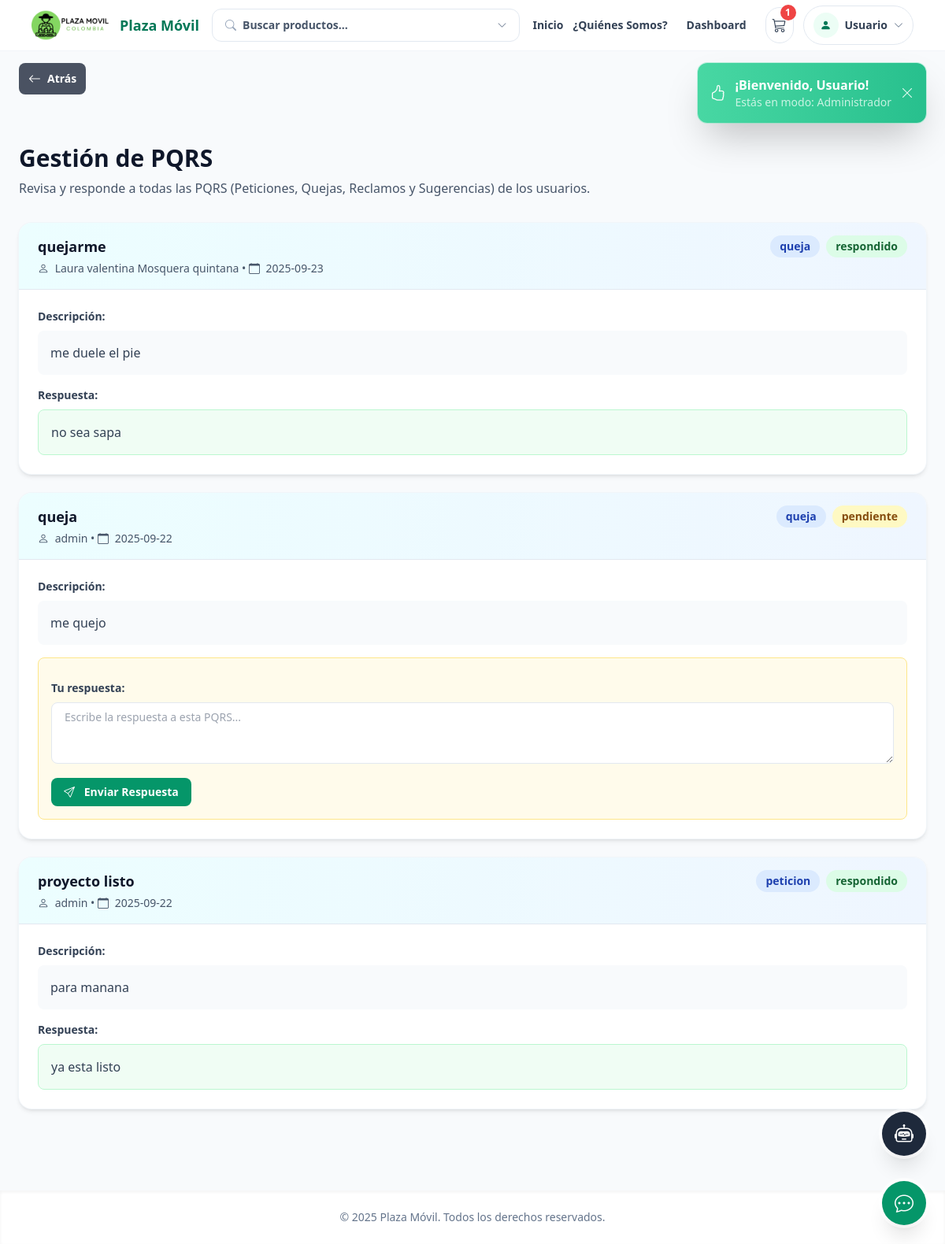
The app's page /view/admin_pqrs.php (signed in), older data.
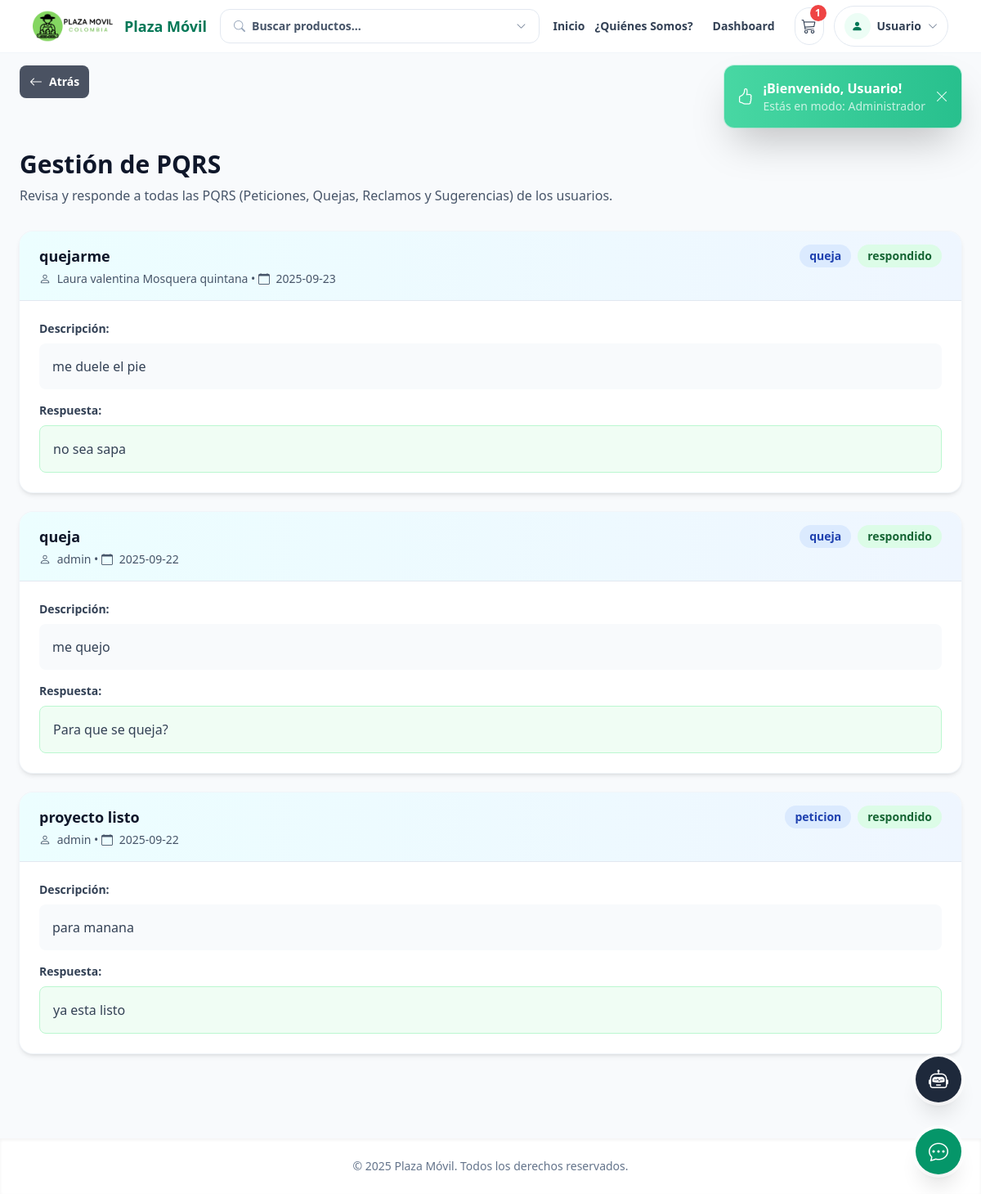
The same page, newer data.
### tables this page shows
CREATE TABLE `pqrs` (
  `id_pqrs` int(11) NOT NULL,
  `id_usuario` int(10) DEFAULT NULL,
  `tipo` varchar(20) DEFAULT NULL,
  `asunto` varchar(150) DEFAULT NULL,
  `descripcion` varchar(250) DEFAULT NULL,
  `fecha` date DEFAULT NULL,
  `estado` varchar(20) DEFAULT NULL,
  `respuesta` varchar(250) DEFAULT NULL,
  `fecha_respuesta` date DEFAULT NULL,
  `adjunto` varchar(250) DEFAULT NULL
);

CREATE TABLE `usuarios` (
  `id_usuario` int(11) NOT NULL,
  `nombre_completo` varchar(50) DEFAULT NULL,
  `email` varchar(50) DEFAULT NULL,
  `telefono` varchar(20) DEFAULT NULL,
  `id_rol` int(2) DEFAULT NULL,
  `numero_documento` varchar(50) DEFAULT NULL,
  `username` varchar(50) DEFAULT NULL,
  `password` varchar(255) DEFAULT NULL,
  `tipo_documento` varchar(50) DEFAULT NULL,
  `fecha_nacimiento` varchar(50) DEFAULT NULL,
  `Foto` varchar(250) DEFAULT NULL
);

### model/pqrs_model.php (called while the page is built, shortened)
<?php
require_once '../config/database.php';
class PQRSModel {
    public static function obtenerTodas() {
        global $pdo;
        $stmt = $pdo->query("SELECT pqrs.*, u.nombre_completo FROM pqrs JOIN usuarios u ON pqrs.id_usuario = u.id_usuario ORDER BY fecha DESC");
        return $stmt->fetchAll(PDO::FETCH_ASSOC);
    }
}
?>

### view/admin_pqrs.php (the view, shortened to what the changed rows need)
<?php
require_once '../model/pqrs_model.php';
$pqrs = PQRSModel::obtenerTodas();
?>
<!DOCTYPE html>
<html lang="es">
<head>
    <script src="https://cdn.tailwindcss.com"></script>
    <link rel="stylesheet" href="https://cdn.jsdelivr.net/npm/bootstrap-icons@1.11.3/font/bootstrap-icons.min.css">
</head>
<body class="bg-slate-50 text-slate-900">
    <?php include '../navbar.php'; ?>
    <div class="mx-auto max-w-7xl px-6 py-12">
        <div class="mb-8">
            <h1 class="text-3xl font-bold text-slate-900 mb-2">Gestión de PQRS</h1>
        </div>
        <?php if (empty($pqrs)): ?>
            <div class="rounded-2xl bg-white shadow-lg ring-1 ring-slate-100 p-8 text-center">
                <i class="bi bi-inbox text-6xl text-slate-300 mb-4 block"></i>
                <p class="text-lg text-slate-600">No hay PQRS registradas en el sistema.</p>
            </div>
        <?php else: ?>
            <div class="space-y-6">
                <?php foreach ($pqrs as $item): ?>
                    <div class="rounded-2xl bg-white shadow-md ring-1 ring-slate-100 overflow-hidden">
                        <div class="bg-gradient-to-r from-cyan-50 to-blue-50 px-6 py-4 border-b border-slate-200">
                            <div class="flex items-start justify-between gap-4">
                                <div class="flex-1">
                                    <h3 class="text-lg font-bold text-slate-900"><?= htmlspecialchars($item['asunto']); ?></h3>
                                    <p class="text-sm text-slate-600 mt-1">
                                        <i class="bi bi-person me-1"></i> <?= htmlspecialchars($item['nombre_completo']); ?> •
                                        <i class="bi bi-calendar me-1"></i> <?= htmlspecialchars($item['fecha']); ?>
                                    </p>
                                </div>
                                <div class="flex gap-2">
                                    <span class="inline-block px-3 py-1 rounded-full text-sm font-semibold bg-blue-100 text-blue-800">
                                        <?= htmlspecialchars($item['tipo']); ?>
                                    </span>
                                    <span class="inline-block px-3 py-1 rounded-full text-sm font-semibold <?= $item['estado'] === 'respondido' ? 'bg-green-100 text-green-800' : 'bg-yellow-100 text-yellow-800'; ?>">
                                        <?= htmlspecialchars($item['estado']); ?>
                                    </span>
                                </div>
                            </div>
                        </div>
                        <div class="p-6 space-y-4">
                            <div>
                                <p class="text-sm font-semibold text-slate-700 mb-2">Descripción:</p>
                                <p class="text-slate-700 bg-slate-50 rounded-lg p-4"><?= htmlspecialchars($item['descripcion']); ?></p>
                            </div>
                            <?php if (!empty($item['respuesta'])): ?>
                                <div>
                                    <p class="text-sm font-semibold text-slate-700 mb-2">Respuesta:</p>
                                    <p class="text-slate-700 bg-green-50 rounded-lg p-4 border border-green-200"><?= htmlspecialchars($item['respuesta']); ?></p>
                                </div>
                            <?php else: ?>
                                <form method="POST" class="space-y-3 bg-amber-50 rounded-lg p-4 border border-amber-200">
                                    <div>
                                        <label class="block text-sm font-semibold text-slate-700 mb-2">Tu respuesta:</label>
                                        <textarea name="respuesta" rows="3" required
                                                  class="w-full rounded-lg border border-slate-200 bg-white px-4 py-2 text-sm outline-none focus:border-emerald-400 focus:ring-2 focus:ring-emerald-100"
                                                  placeholder="Escribe la respuesta a esta PQRS..."></textarea>
                                    </div>
                                    <button type="submit" class="rounded-lg bg-emerald-600 text-white px-4 py-2 text-sm font-semibold hover:bg-emerald-500">
                                        <i class="bi bi-send me-2"></i> Enviar Respuesta
                                    </button>
                                </form>
                            <?php endif; ?>
                        </div>
                    </div>
                <?php endforeach; ?>
            </div>
        <?php endif; ?>
    </div>
</body>
</html>

Row changes from the older to the newer data that the page shows:
changed pqrs "me quejo": estado "pendiente" → "respondido"; respuesta (not shown) → "Para que se queja?"; respuesta "Tu respuesta: Enviar Respuesta" → "Respuesta:"
